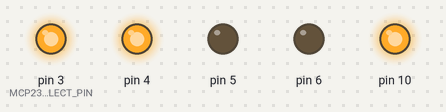
Bench run of a sketch on a simulated Arduino Uno, built with avr-gcc and run on an emulated ATmega328P. Shown: output pins drawn as LEDs (lit = HIGH).

Above: at 0.2 s.
At 110.4 s:
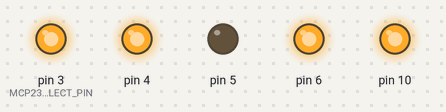
Timing chart, 0 to 121.9 s (numbered marks = the images above):
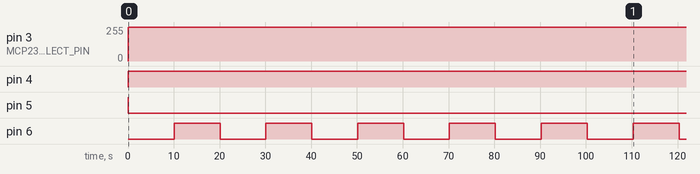

The sketch:

Mcp23s17Example_for_launcher.pde
```cpp
// This example demonstrates control over SPI to the Microchip MCP23S17 16-bit IO expander
// SPI Pinouts are for Arduino Uno and Arduino Duemilanove board (will differ for Arduino MEGA)

// Download these into your Sketches/libraries/ folder...

// The Spi library by Cam Thompson. It was originally part of FPU library (micromegacorp.com)
// Available from http://arduino.cc/playground/Code/Fpu or http://www.arduino.cc/playground/Code/Spi
// Including Spi.h vv below initializea the MOSI, MISO, and SPI_CLK pins as per ATMEGA 328P
#include <SPI.h>

// Mcp23s17 library available from https://github.com/dreamcat4/Mcp23s17
#include <Mcp23s17.h>

// Wire up the SPI Interface common lines:
// #define SPI_MOSI             11 //arduino   <->   SPI Master Out Slave In   -> SI  (Pin 13 on MCP23S17 DIP)
// #define SPI_MISO             12 //arduino   <->   SPI Master In Slave Out   -> SO  (Pin 14 on MCP23S17 DIP)
// #define SPI_CLOCK            13 //arduino   <->   SPI Slave Clock Input     -> SCK (Pin 12 on MCP23S17 DIP)

// Then choose any other free pin as the Slave Select (pin 10 if the default but doesnt have to be)
#define MCP23S17_SLAVE_SELECT_PIN  3 //arduino   <->   SPI Slave Select           -> CS  (Pin 11 on MCP23S17 DIP)

// SINGLE DEVICE
// Instantiate a single Mcp23s17 object
MCP23S17 Mcp23s17 = MCP23S17( MCP23S17_SLAVE_SELECT_PIN,0x7 );
MCP23S17 Mcp23s17B = MCP23S17( MCP23S17_SLAVE_SELECT_PIN,0x0 );

// MULTIPLE DEVICES
// Up to 8 MCP23S17 devices can share the same SPI bus and slave select pins.
// Assign each chip a unique 3-bit device address (by setting the A2,A1,A0 pins)
// Then below, device address is optional 2nd parameter to the constructor fn...
// MCP23S17 Mcp23s17_0 = MCP23S17(MCP23S17_SLAVE_SELECT_PIN,0x0);
// ...
// MCP23S17 Mcp23s17_7 = MCP23S17(MCP23S17_SLAVE_SELECT_PIN,0x7);

void setup()
{
  SPI.begin();
  SPI.setClockDivider(SPI_CLOCK_DIV32);  // 2MHz SPI clock if 16MHz system
  pinMode(5, OUTPUT);
  pinMode(6, OUTPUT);
  pinMode(3, OUTPUT);
  digitalWrite(5, HIGH);   // set the LED on
  pinMode(4, OUTPUT);
  digitalWrite(4, LOW);
  delay(10);
    digitalWrite(4, HIGH);  // effectively enable the mcp23s17, dont do earlier as we dont want its spurious/random outputs turned on
  delay(10);
  digitalWrite(4, LOW);
  delay(10);
    digitalWrite(4, HIGH);  // effectively enable the mcp23s17, dont do earlier as we dont want its spurious/random outputs turned on
  delay(10);
  digitalWrite(4, LOW);
  delay(10);
    digitalWrite(4, HIGH);  // effectively enable the mcp23s17, dont do earlier as we dont want its spurious/random outputs turned on


  // Example usage

  // Set all pins to be outputs (by default they are all inputs)
  Mcp23s17.pinMode(OUTPUT);

  digitalWrite(5, LOW);   // set the LED on
  digitalWrite(6, LOW);

  // Change all pins at once, 16-bit value
  Mcp23s17.port(0x0F0F);

  // Write to individual pins
  Mcp23s17.digitalWrite(8,LOW);
  Mcp23s17.digitalWrite(12,HIGH);

  // Read all pins at once, 16-bit value
  uint16_t pinstate = Mcp23s17.port();

  // Set pin 14 (GPIO B6) to be an input
  //Mcp23s17.pinMode(14,INPUT);

  // Read the value of pin 14
  //Mcp23s17.digitalRead(14);

  digitalWrite(5, LOW);   // set the LED on
  digitalWrite(6, HIGH); // turn on HV rail

  // Set all pins to be outputs (by default they are all inputs)
  Mcp23s17B.pinMode(OUTPUT);
  // Change all pins at once, 16-bit value
  Mcp23s17B.port(0x0F0F);
  // Write to individual pins
  Mcp23s17B.digitalWrite(8,LOW);
  Mcp23s17B.digitalWrite(12,HIGH);
  // Read all pins at once, 16-bit value
  uint16_t pinstateB = Mcp23s17B.port();
  // Set pin 14 (GPIO B6) to be an input
  //Mcp23s17B.pinMode(14,INPUT);
  // Read the value of pin 14
  //Mcp23s17B.digitalRead(14);


}

// Cycle the output lines at a staggered rate, pin/2 milliseconds
long timeoutInterval = 50;
long previousMillis = 0;
uint16_t counter = 0x0000;

void timeout()
{
  //Mcp23s17.port(counter++);
  //Mcp23s17B.port(counter);
  //Mcp23s17.port(0xFFFF);
  Mcp23s17B.port(0xFFFF);
  //delay(500);
  //Mcp23s17.port(0x0000);
  //Mcp23s17B.port(0x0000);
  //delay(500);
  digitalWrite(6, LOW); // turn on HV rail
  delay(10000);
  digitalWrite(6, HIGH); // turn on HV rail
  delay(10000);


}

void loop()
{
  // handle timeout function, if any
  if (  millis() - previousMillis > timeoutInterval )
  {
    timeout();
    previousMillis = millis();
  }
  /*
  digitalWrite(5, HIGH);   // set the LED on
  digitalWrite(6, HIGH);
  delay(random(10,200));              // wait for a second
  digitalWrite(5, LOW);    // set the LED off
  digitalWrite(6, LOW);
  delay(random(10,200));              // wait for a second
  */
  // Loop.
}
```

Measured:
- by itself, pin 3 (MCP23S17_SLAVE_SELECT_PIN): 255/255 → 248/255 at 0.08 s, → 255/255 0.04 s later
- by itself, pin 6: alternates HIGH for 10.1 s and LOW for 10.0 s
